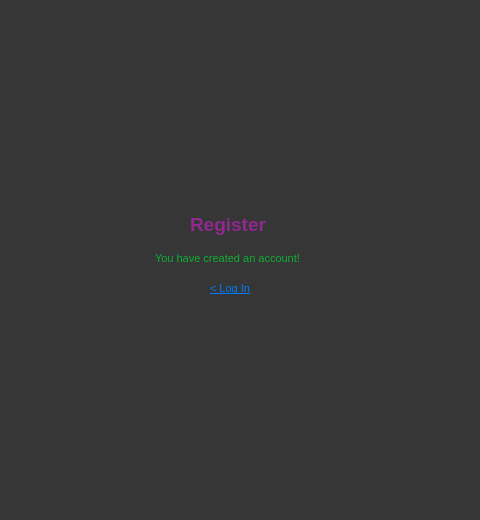
<?xml version="1.0" encoding="UTF-8"?>
<ui version="4.0">
 <class>Dialog</class>
 <widget class="QDialog" name="Dialog">
  <property name="geometry">
   <rect>
    <x>0</x>
    <y>0</y>
    <width>480</width>
    <height>520</height>
   </rect>
  </property>
  <property name="windowTitle">
   <string>Dialog</string>
  </property>
  <property name="styleSheet">
   <string notr="true">background-color: rgb(54, 54, 54);</string>
  </property>
  <widget class="QLabel" name="label">
   <property name="geometry">
    <rect>
     <x>40</x>
     <y>100</y>
     <width>400</width>
     <height>100</height>
    </rect>
   </property>
   <property name="text">
    <string/>
   </property>
   <property name="pixmap">
    <pixmap>lgo.png</pixmap>
   </property>
  </widget>
  <widget class="QLabel" name="label_3">
   <property name="geometry">
    <rect>
     <x>190</x>
     <y>210</y>
     <width>100</width>
     <height>30</height>
    </rect>
   </property>
   <property name="text">
    <string>&lt;html&gt;&lt;head/&gt;&lt;body&gt;&lt;p&gt;&lt;span style=&quot; font-size:14pt; font-weight:600; color:#8f298d;&quot;&gt;Register&lt;/span&gt;&lt;/p&gt;&lt;/body&gt;&lt;/html&gt;</string>
   </property>
  </widget>
  <widget class="QLabel" name="label_4">
   <property name="geometry">
    <rect>
     <x>155</x>
     <y>250</y>
     <width>170</width>
     <height>17</height>
    </rect>
   </property>
   <property name="styleSheet">
    <string notr="true">color: rgb(255, 0, 4);
 font-size: 8pt;</string>
   </property>
   <property name="text">
    <string>&lt;html&gt;&lt;head/&gt;&lt;body&gt;&lt;p&gt;&lt;span style=&quot; color:#0fad34;&quot;&gt;You have created an account!&lt;/span&gt;&lt;/p&gt;&lt;/body&gt;&lt;/html&gt;</string>
   </property>
  </widget>
  <widget class="QPushButton" name="Login">
   <property name="geometry">
    <rect>
     <x>210</x>
     <y>280</y>
     <width>60</width>
     <height>16</height>
    </rect>
   </property>
   <property name="styleSheet">
    <string notr="true">QPushButton#Login {
    background-color: transparent; /* Keep this */
    border: none;                /* Keep this */
    color: #007bff;
    text-decoration: underline;
    font-size: 8pt;
    text-align: left;
    /* This next line is often the magic bullet for stubborn backgrounds */
    qproperty-flat: true; /* This explicitly sets the flat property via stylesheet */
}

QPushButton#Login:hover {
    color: #0056b3;
    text-decoration: underline;
}</string>
   </property>
   <property name="text">
    <string>&lt; Log In</string>
   </property>
   <property name="autoDefault">
    <bool>false</bool>
   </property>
  </widget>
 </widget>
 <resources/>
 <connections/>
</ui>
